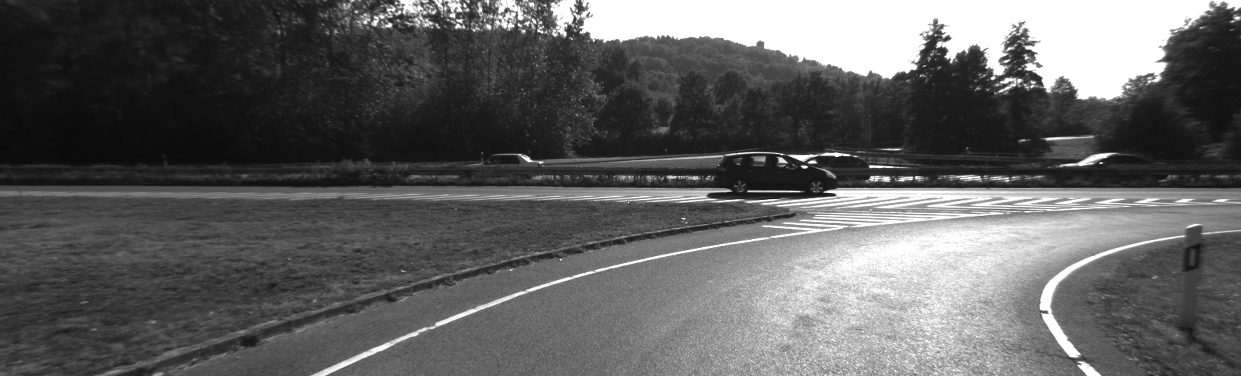
#> input picture dataset2/image_l/000000.png, 1241 x 376 px, found by its file name; the run also reads 1 picture not shown here
$ python video.py
#> lines starting #> are read from the running program, lines starting #| are printed output that depends on the picture; pictures that were not available may be replaced by others from this repository, and a replacement may not be noted
import cv2
import os

# Папка с изображениями
folder_path = 'C:/Users/steph/PycharmProjects/SIFT_trajectory/dataset2/image_l'
output_video_path = 'C:/Users/steph/PycharmProjects/SIFT_trajectory/output.avi'

# Загружаем файлы и сортируем
frames = sorted(os.listdir(folder_path))

# Проверяем размер первого кадра
first_frame = cv2.imread(os.path.join(folder_path, frames[0]))
#> first_frame is the input picture: shape (376, 1241, 3); min 9, max 255, mean 96.2
frame_height, frame_width, _ = first_frame.shape
#> frame_height = 376; frame_width = 1241

# Параметры видео (замедлили FPS с 10 до 5)
FPS = 5
fourcc = cv2.VideoWriter_fourcc(*'XVID')

video_writer = cv2.VideoWriter(output_video_path, fourcc, FPS, (frame_width, frame_height))
video_writer_matches = cv2.VideoWriter(output_video_path.replace('.avi', '_matches.avi'), fourcc, FPS,
                                       (frame_width * 2, frame_height))

# Инициализируем SIFT
sift = cv2.SIFT_create()
bf = cv2.BFMatcher(cv2.NORM_L2, crossCheck=False)

# Создаём видео
for i in range(len(frames) - 1):
    file_path1 = os.path.join(folder_path, frames[i])
    file_path2 = os.path.join(folder_path, frames[i + 1])

    img1 = cv2.imread(file_path1)
    img2 = cv2.imread(file_path2)
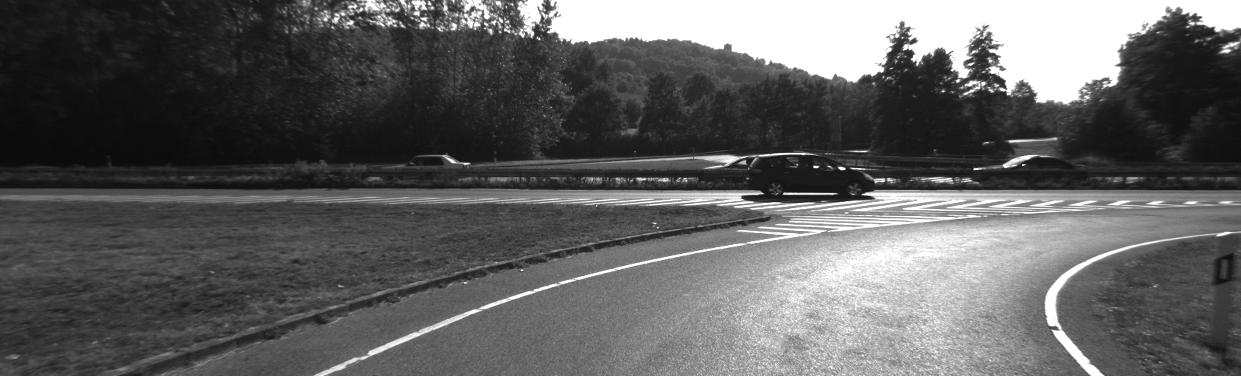
#> input picture dataset2/image_l/000001.png, 1241 x 376 px, found by its file name
#> img2 is the input picture: shape (376, 1241, 3); min 9, max 255, mean 95.6

    if img1 is None or img2 is None:
        continue

    # Добавляем кадр в первое видео (обычное)
    video_writer.write(img1)

    # Обнаруживаем ключевые точки
    kp1, des1 = sift.detectAndCompute(img1, None)
#> kp1 = 1536 keypoints; strongest (x, y, size): (805, 167, 2.7), (871, 166, 2.4), (886, 179, 4.3), (993, 78, 2.4)
    kp2, des2 = sift.detectAndCompute(img2, None)
#> kp2 = 1509 keypoints; strongest (x, y, size): (842, 168, 3), (815, 167, 2), (785, 194, 2.1), (1005, 165, 3.5)

    if des1 is None or des2 is None:
        continue

    # Используем knnMatch и фильтруем Good Matches
    matches = bf.knnMatch(des1, des2, k=2)
#> matches = 1536 matches
    good_matches = [m for m, n in matches if m.distance < 0.75 * n.distance]
#> good_matches = 654 matches

    # Ограничиваем количество отображаемых дескрипторов (например, 50)
    max_descriptors = 50
    good_matches = sorted(good_matches, key=lambda x: x.distance)[:max_descriptors]
#> good_matches = 50 matches

    # Рисуем только Good Matches
    match_img = cv2.drawMatches(img1, kp1, img2, kp2, good_matches, None,
                                flags=cv2.DrawMatchesFlags_NOT_DRAW_SINGLE_POINTS)
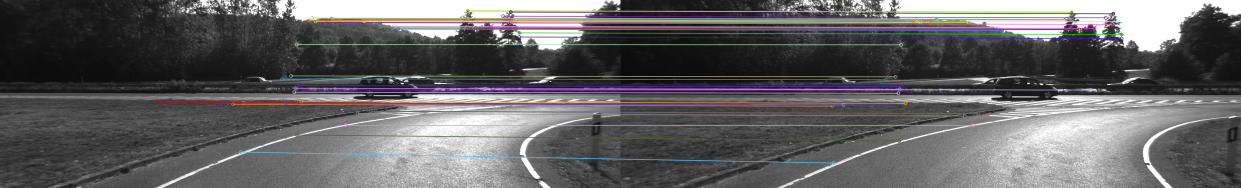
#> match_img: shape (376, 2482, 3) (shown at 1/2 size); mean B, G, R 98.7, 97.2, 98.8

    # Добавляем кадр в видео с ключевыми точками
    video_writer_matches.write(match_img)
#> pass 2 of the loop `for i in range(len(frames) - 1):`:
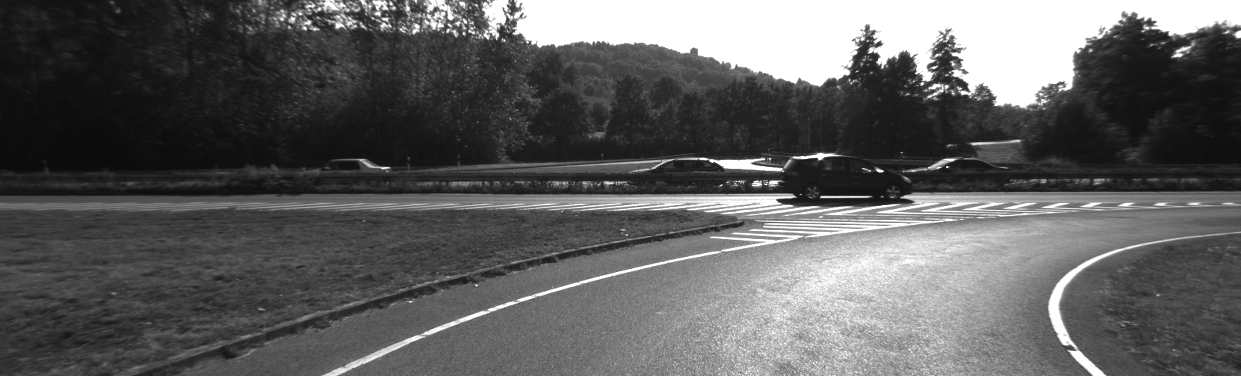
#> input picture dataset2/image_l/000002.png, 1241 x 376 px, found by its file name
#> img2 is the input picture: shape (376, 1241, 3); min 9, max 255, mean 95.1
#> kp1 has the same summary as kp2
#> kp2 = 1464 keypoints; strongest (x, y, size): (879, 171, 3.1), (820, 156, 5.5), (712, 161, 2.7), (802, 157, 2.7)
#> matches = 1509 matches
#> `good_matches = [m for m, n in matches if m.distance < 0.75 * n.distance]`: good_matches = 612 matches
#> `good_matches = sorted(good_matches, key=lambda x: x.distance)[:max_des..`: good_matches = 50 matches
#> `match_img = cv2.drawMatches(img1, kp1, img2, kp2, good_matches, None, ..`:
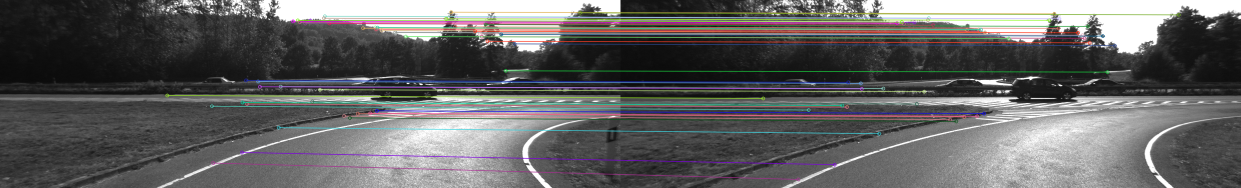
#> match_img: shape (376, 2482, 3) (shown at 1/2 size); mean B, G, R 97.6, 97.5, 98.2

# Добавляем последний кадр
video_writer.write(cv2.imread(os.path.join(folder_path, frames[-1])))

# Закрываем видеофайлы
video_writer.release()
video_writer_matches.release()

# Объединяем два видео в одно
final_output = output_video_path.replace('.avi', '_final.avi')

cmd = f'ffmpeg -y -i "{output_video_path}" -i "{output_video_path.replace(".avi", "_matches.avi")}" -filter_complex "[0:v:0] [1:v:0] concat=n=2:v=1[outv]" -map "[outv]" "{final_output}"'
os.system(cmd)

print(f"Видео сохранено в: {final_output}")


# Функция для воспроизведения видео
def play_video(video_path, window_name="Видео"):
#> called with window_name = 'Оригинальное видео'
    cap = cv2.VideoCapture(video_path)

    if not cap.isOpened():
        print(f"Ошибка открытия видео: {video_path}")
        return

    while cap.isOpened():
        ret, frame = cap.read()
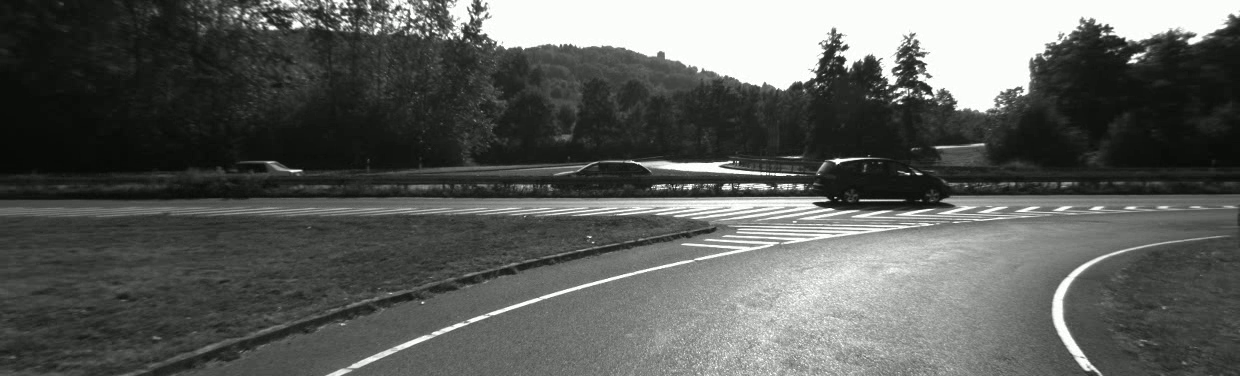
#> input picture frame 3 of output.avi, 1240 x 376 px
#> frame is the input picture: shape (376, 1240, 3); mean B, G, R 90.8, 93.8, 91.8
        if not ret:
            break

        cv2.imshow(window_name, frame)
        if cv2.waitKey(200) & 0xFF == ord('q'):  # Увеличили задержку кадров (200 мс вместо 30 мс)
#> (key q is pressed here)
            break

    cap.release()
    cv2.destroyAllWindows()


# Запускаем воспроизведение видео
play_video(output_video_path, "Оригинальное видео")
play_video(output_video_path.replace('.avi', '_matches.avi'), "Видео с ключевыми точками (Good Matches)")
#> (key Esc is pressed here)
play_video(final_output, "Объединённое видео")
